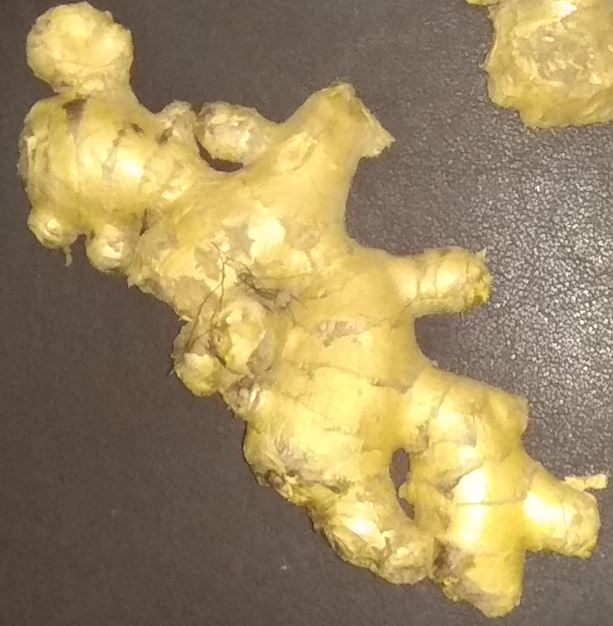
#> input picture object_size/top3.JPG, 613 x 626 px, found by its file name
$ python test3.py
#> lines starting #> are read from the running program, lines starting #| are printed output that depends on the picture; after the words box and inside, x2 and y2 are one past the last pixel; in counts of white or black regions, pixels touching at a corner belong together; long printed decimals are rounded
# -*- coding: utf-8 -*-
"""
Created on Wed May 27 17:12:31 2020

@author: paulg
"""

# -*- coding: utf-8 -*-
"""
Created on Sun May 17 14:08:50 2020

@author: paulg
"""


from scipy.spatial import distance as dist
from imutils import perspective
from imutils import contours
import numpy as np
import argparse
import imutils
import cv2

import matplotlib.pyplot as plt
import matplotlib.image as mpimg

import subprocess as sp

import numpy

img = cv2.imread(r'top3.jpg')
#> img is the input picture: shape (626, 613, 3); mean B, G, R 97.3, 139.7, 159.1


def crop_rect(img, rect):
    # get the parameter of the small rectangle
    center = rect[0]
    size = rect[1]
    angle = rect[2]
    center, size = tuple(map(int, center)), tuple(map(int, size))

    # get row and col num in img
    height, width = img.shape[0], img.shape[1]
    #print("width: {}, height: {}".format(width, height))

    M = cv2.getRotationMatrix2D(center, angle, 1)
    img_rot = cv2.warpAffine(img, M, (width, height))

    img_crop = cv2.getRectSubPix(img_rot, size, center)

    return img_crop

gray = cv2.cvtColor(img, cv2.COLOR_BGR2GRAY)
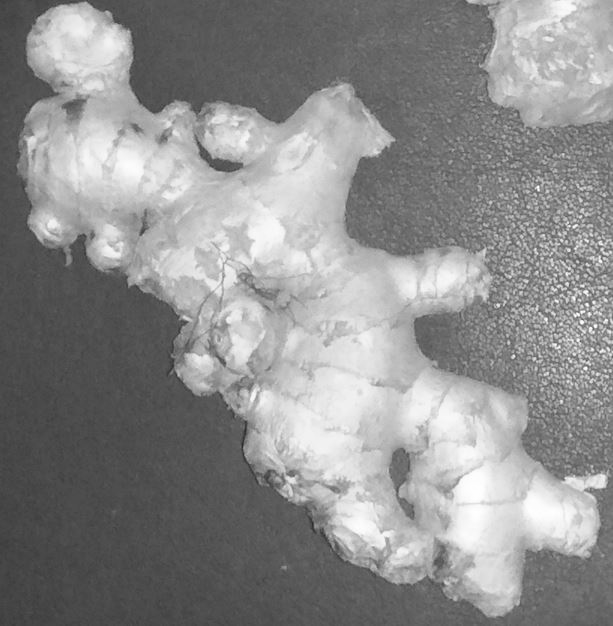
#> gray: shape (626, 613); min 42, max 255, mean 140.7
gray = cv2.GaussianBlur(gray, (7, 7), 0)

# perform edge detection, then perform a dilation + erosion to
# close gaps in between object edges
edged = cv2.Canny(gray, 50, 100)
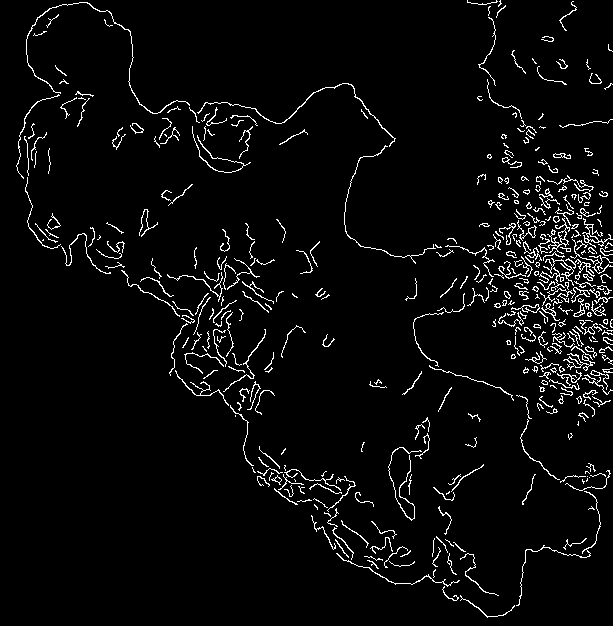
#> edged: shape (626, 613); 4% white in thin lines or dots
edged = cv2.dilate(edged, None, iterations=1)
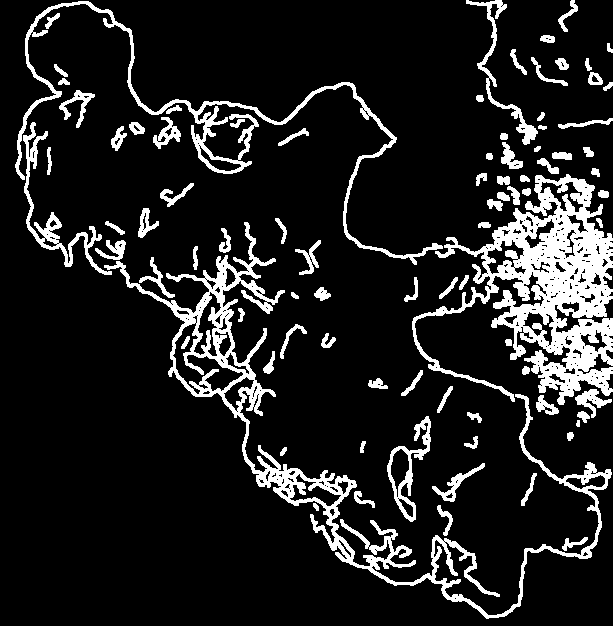
#> edged: shape (626, 613); 12.8% white; 87 white regions, largest, box (x1, y1, x2, y2) and area: (412, 174, 613, 405) 16811, (104, 222, 612, 619) 13428, (15, 1, 443, 265) 5016
edged = cv2.erode(edged, None, iterations=1)
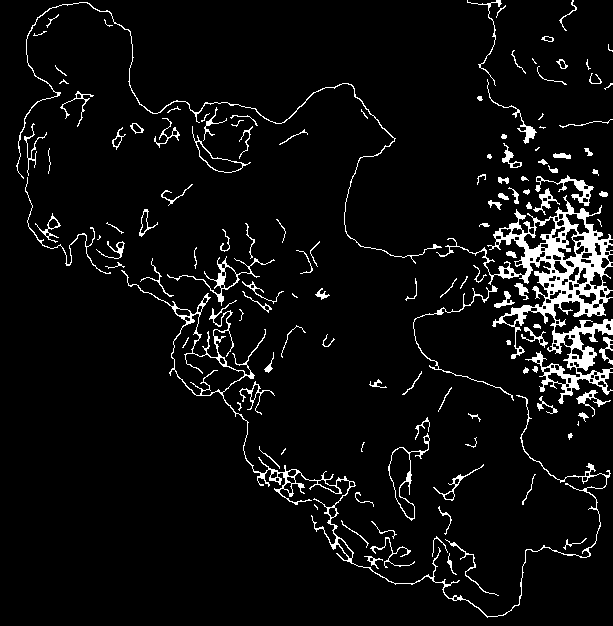
#> edged: shape (626, 613); 5.6% white; 131 white regions (24 under 20 px)

cv2.imshow("Image",edged)
cv2.waitKey(0)


cnts = cv2.findContours(edged.copy(), cv2.RETR_EXTERNAL,
	cv2.CHAIN_APPROX_SIMPLE)
#> cnts = 130 contours, 72 with area under 20; largest, box (x1, y1, x2, y2) and area: (436, 195, 613, 404) 10128, (121, 270, 611, 618) 4582, (388, 433, 430, 521) 1018, (192, 126, 251, 173) 536, (167, 256, 275, 306) 488
cnts = imutils.grab_contours(cnts)

c = max(cnts, key=cv2.contourArea)
#> c = contour of 1360 points, box (x1, y1, x2, y2) (436, 195, 613, 404), area 10128

stencil = numpy.zeros(gray.shape).astype(gray.dtype)

color = [255, 255, 255]
cv2.fillPoly(stencil, [c], color)
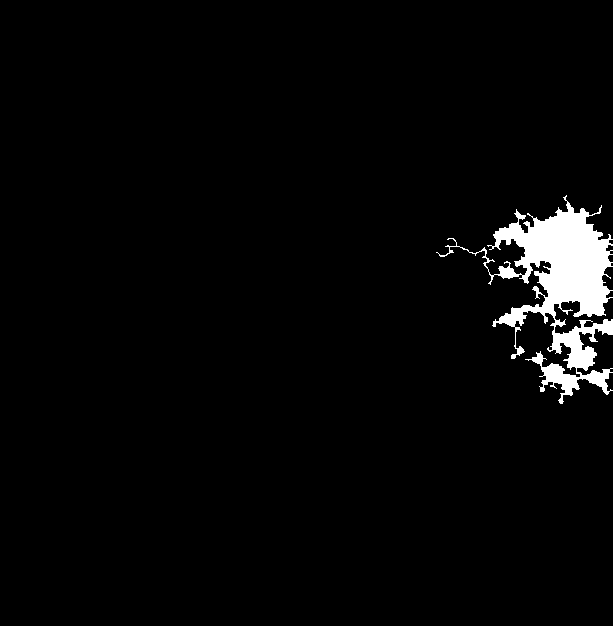
#> stencil: shape (626, 613); 2.9% white; 1 white region, box (x1, y1, x2, y2) and area: (436, 195, 613, 404) 11310
result = cv2.bitwise_and(gray, stencil)
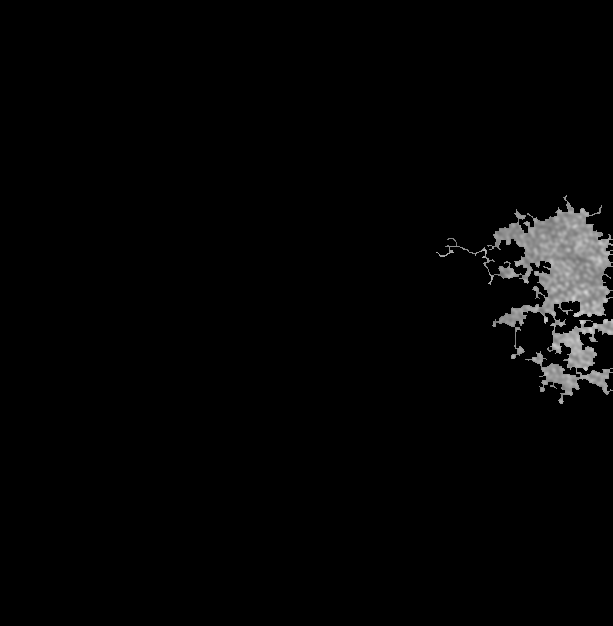
#> result: shape (626, 613); min 0, max 210, mean 4.5

thresh= cv2.threshold(result, 45, 255, cv2.THRESH_BINARY)[1]

cv2.imshow("Image",thresh)
cv2.waitKey(0)


cv2.imwrite("result.jpg", result)

width=8.5

mult = 1.0
img_box =  thresh.copy()
pixelsPerMetric = None

for cnt in cnts:
    if cv2.contourArea(cnt) < 100:
        continue
    rect = cv2.minAreaRect(cnt)
    box = cv2.boxPoints(rect)
    box = np.int0(box)
    cv2.drawContours(img_box, [box], 0, (0,255,0), 2) # this was mostly for debugging you may omit

    img_crop= crop_rect(img, rect)
    size=rect[1]
    W=size[0]
    H=size[1]
    if pixelsPerMetric is None:
        pixelsPerMetric=W/width
	# compute the size of the object
    dimA=H / pixelsPerMetric
    dimB=W / pixelsPerMetric

    print(dimA,dimB)
    cv2.imshow("Image",img_crop)
    cv2.waitKey(0)
#> this loop made 130 passes
#> (rect, box, center in crop_rect, angle in crop_rect, M in crop_rect, W, H, pixelsPerMetric) on pass 13: (((462.1, 484.1), (55.03, 19.96), -25.71), [[441, 504], [433, 487], [482, 463], [491, 481]], (462, 484), -25.71, [[0.901, -0.434, 255.7], [0.434, 0.901, -152.5]], 55.03, 19.96, 6.47)
#> (rect, box, center in crop_rect, angle in crop_rect, M in crop_rect, W, H, dimA) on passes 19, 26, 28: (((404.7, 473.6), (88.44, 35.82), -78.53), [[413, 520], [378, 513], [395, 426], [431, 433]], (404, 473), -78.53, [[0.199, -0.98, 787.2], [0.98, 0.199, -16.99]], 88.44, 35.82, 5.53), (((592.4, 399.6), (25.98, 24.08), -41.42), [[590, 417], [574, 399], [594, 382], [610, 400]], (592, 399), -41.42, [[0.75, -0.662, 412.1], [0.662, 0.75, -291.9]], 25.98, 24.08, 3.72), (((254, 396.6), (28.41, 31.14), -55.62), [[258, 417], [233, 399], [249, 376], [274, 393]], (254, 396), -55.62, [[0.565, -0.825, 437.4], [0.825, 0.565, -37.24]], 28.41, 31.14, 4.81)
#| 3.082 8.5
#| 5.533 13.662
#| 3.720 4.013
#| 4.811 4.388
#| 18.045 13.725
#| 82.830 34.084
#| 7.143 16.430
#| 4.238 3.124
#> (further printed lines are left out)
#> img_box: shape (626, 613); 2.9% white; 6 white regions (4 under 20 px), largest, box (x1, y1, x2, y2) and area: (440, 202, 613, 404) 11182, (492, 318, 501, 327) 35
#> after the loop, pixelsPerMetric = 6.47
